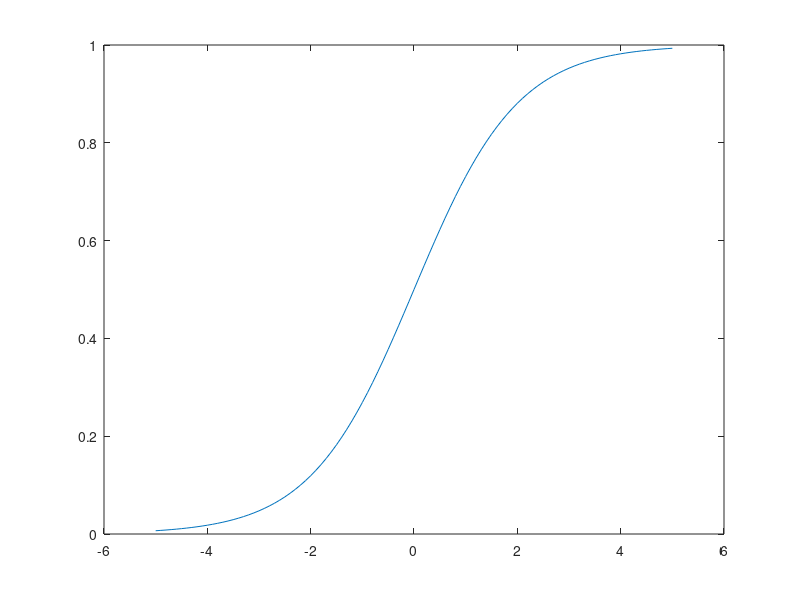

Here is the MATLAB script that generated this plot: (Note: this script raises an error after producing the figure.)
clear all; clc; 

h1 = figure();
x = -5:0.1:5;
y = 1./(1.+exp(-x));
plot(x, y);


siso_cmac = create_siso_cmac(
	e_min = -5,
	e_max = 5,
	q = 0.01,
	nl = 30,
	beta = 1,
	iterations = 60 
);
siso_cmac = train(siso_cmac, x, y);

x = -5:0.01:5;
y = 1./(1.+exp(-x));
o = [];
for i = [1: size(x, 2)]
	o = [o, get_output( siso_cmac, x(i) )];
end

hold on;
plot(x, o, 'color', 'r');


legend('Função Sigmoide', 'Aproximacao');
print(h1, 'fig6.png', '-dpng');


